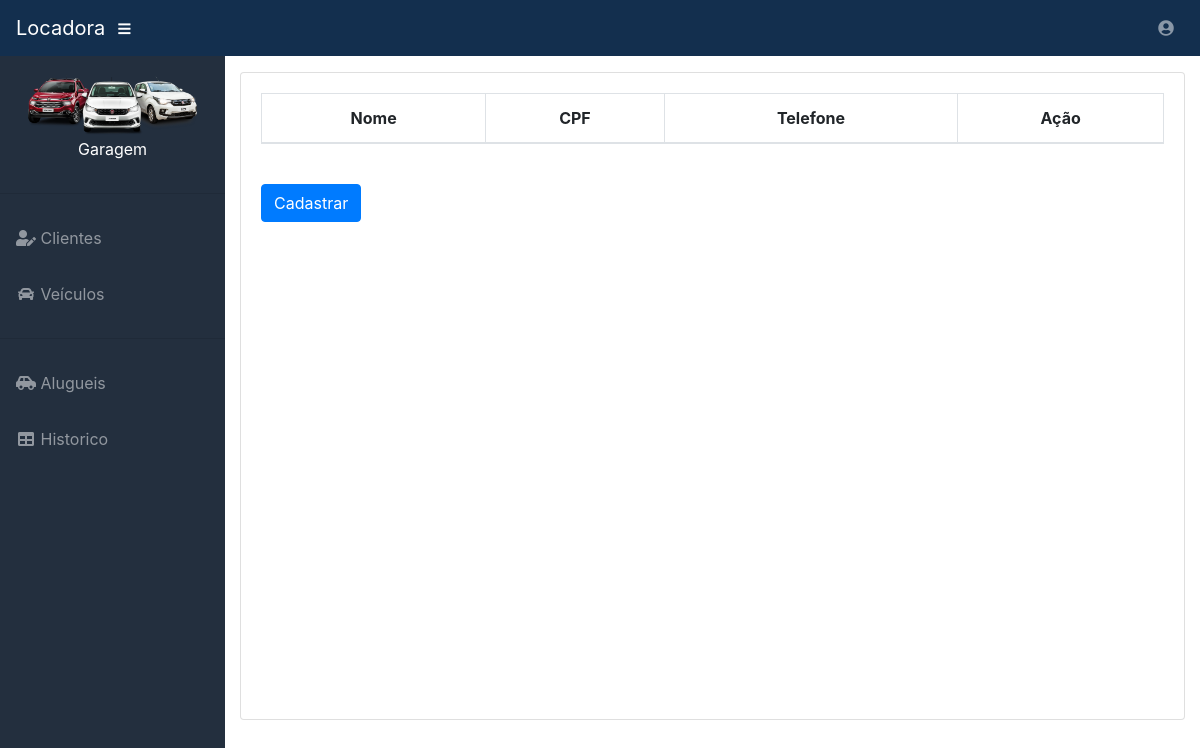
The app's page /editar_clientes (signed in), older data.
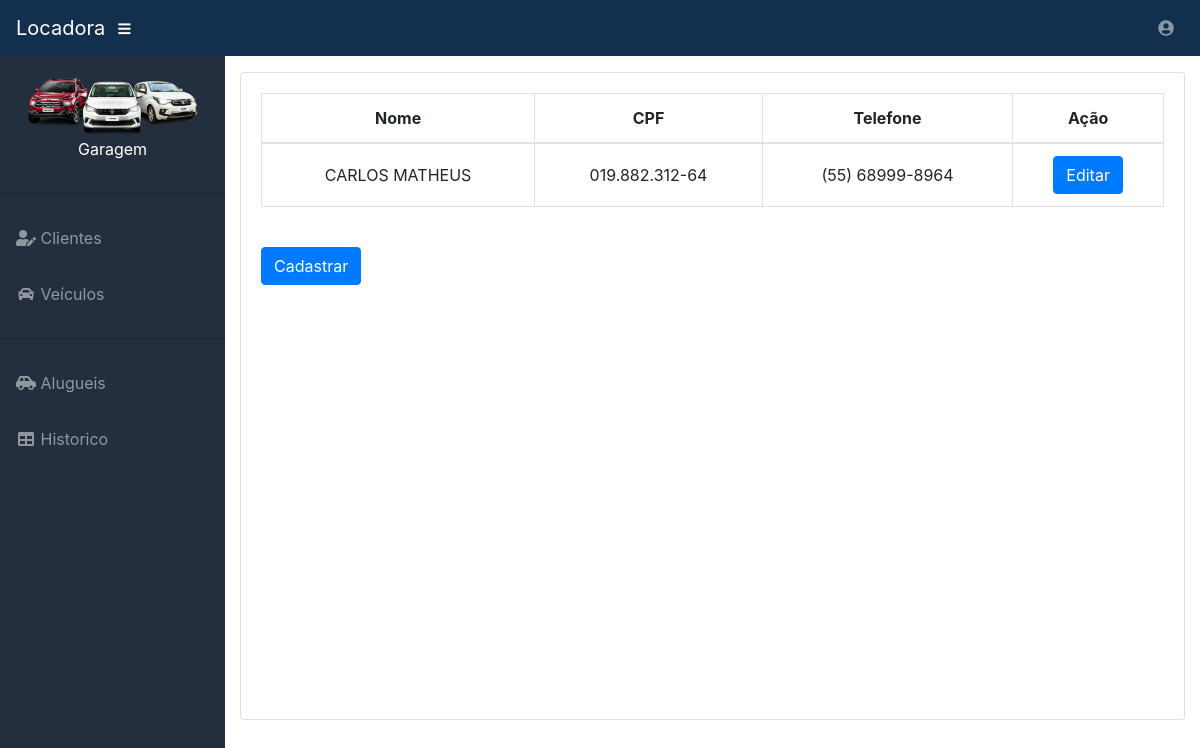
The same page, newer data.
### Controles/models.py (models this page shows, shortened)
class Cliente(models.Model):
    nome = models.CharField('Nome', max_length=100, )
    sobrenome = models.CharField('Sobrenome', max_length=100)
    email = models.EmailField('Email')
    telefone = models.CharField('Telefone', max_length=20)
    cpf = models.CharField('CPF', max_length=20)
    rg = models.CharField('RG', max_length=20)
    estado_rg = models.CharField('Estado RG', max_length=2)
    rua = models.CharField('Rua', max_length=150)
    numero = models.IntegerField('Número')
    cidade = models.CharField('Cidade', max_length=150)
    estado = models.CharField('Estado', max_length=2)
    cep = models.CharField('CEP',max_length=20)

### Controles/views.py (the view)
# urls.py: path('editar_clientes', editar_clientes, name='editar_clientes'),
@login_required(login_url='login')
def editar_clientes(request):
    clientes = Cliente.objects.all()
    return render(request, 'editar_cliente.html', locals())

### templates/editar_cliente.html (shortened to what this page needs)
{% extends 'base.html' %}
{% load static %}
{% block conteudo %}
<div class="card mb-3" style="height: 100%;">
          <div class="card-body">
            <div class="table-responsive">
              <table class="table table-bordered" id="dataTable" width="100%" cellspacing="0">
                <thead>
                  <tr style="text-align: center">
                    <th>Nome</th>
                    <th>CPF</th>
                    <th>Telefone</th>
                    <th>Ação</th>
                  </tr>
                </thead>
                <tbody>
                {% for i in clientes %}
                  <tr style="text-align: center">
                    <td><a>{{ i.nome }}</a></td>
                    <td>{{ i.cpf }}</td>
                    <td>{{ i.telefone }}</td>
                    <td><a href="{% url 'editando_cliente' i.id %}" class="btn btn-primary" role="button" aria-pressed="true">Editar</a></td>
                  </tr>
                {% endfor %}
                </tbody>
              </table><br>
            <a href="{% url 'cadastrar_cliente' %}" class="btn btn-primary" role="button" aria-pressed="true">Cadastrar</a>
            </div>
          </div>
</div>
{% endblock %}

Row changes from the older to the newer data that the page shows:
added Cliente: nome "CARLOS MATHEUS", cpf "019.882.312-64", telefone "(55) 68999-8964"
